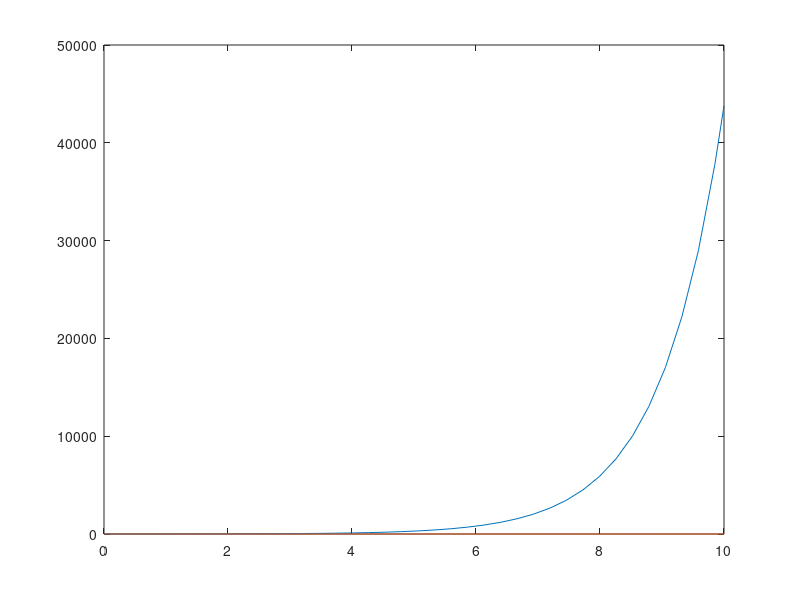
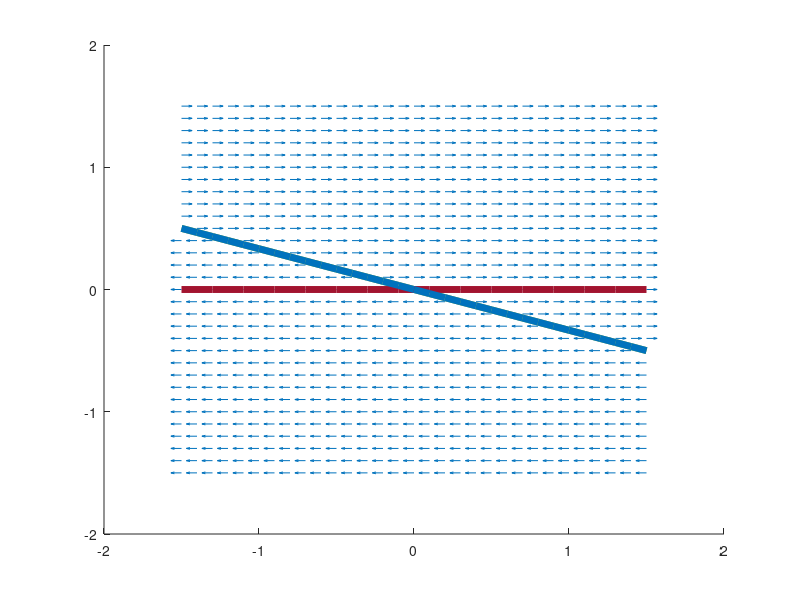

Write MATLAB code to recreate these figures, in order. (Note: this script raises an error after producing the figures.)
%A = [-5 -3; 1 -1];
%A = [1 3; 3 1];
%A = [1 1; 1 1];
A = [1 3; 0 0];

function [t,x] = system_simulation(A, init)
    ode_sys = @(t,x) [A(1,1)*x(1)+A(1,2)*x(2);A(2,1)*x(1)+A(2,2)*x(2)]; # Définition système
    %[t,x] = ode23 (ode_sys, [0, 10], [2, 0]); # Résolution système
    [t,x] = ode23 (ode_sys, [0, 10], init); # Résolution système
endfunction

%[t,x] = system_simulation(A);
[t,x] = system_simulation(A, [2, 0]);
figure(1)
plot(t,x)

# 2. Dessiner les droites correspondants aux vecteurs propres et le sense des trajectoires associés
function [eigenline_1,eigenline_2,V] = compute_eigenlines(A,line_range)
    [V,L] = eig(A);
    eigenline_1 = (V(2,1)/V(1,1)) * line_range;
    eigenline_2 = (V(2,2)/V(1,2)) * line_range;
endfunction

%function [line_range,eigenline_1,eigenline_2] = plot_eigenlines(A)
%    line_range = -1.5:.1:1.5;
%    [eigenline_1,eigenline_2,V] = compute_eigenlines(A,line_range);
%    figure(2)
%    hold on;
%    plot(line_range,eigenline_1,"linewidth",10);
%    plot(line_range,eigenline_2,"linewidth",10);
%    quiver([0;0],[0;0],V(1,:),V(2,:),"linewidth",10,"color","k");
%    legend("v_1","v_2","location","south");
%endfunction

%[line_range,eigenline_1,eigenline_2] = plot_eigenlines(A);

# 3. Calculer les isoclines
function [isocline_1,isocline_2] = compute_isoclines(A,line_range)
    isocline_1 = -(A(1,1)/A(1,2)) * line_range;
    isocline_2 = -(A(2,1)/A(2,2)) * line_range;
endfunction

%function [line_range,isocline_1,isocline_2] = plot_isoclines(A)
%    line_range = -1.5:.1:1.5;
%    [isocline_1,isocline_2] = compute_isoclines(A,line_range);
%    figure(2)
%    hold on;
%    plot(line_range,isocline_1,"linewidth",5);
%    plot(line_range,isocline_2,"linewidth",5);
%    legend("isocline_1","isocline_2","location","south");
%endfunction

%[line_range,isocline_1,isocline_2] = plot_isoclines(A);

# 4. Portrait de phase complet
function [x1,x2,x1p,x2p] = plot_portrait_phase_complete(A)
    #grid for plotting
    x1range=-1.5:.1:1.5;
    x2range=-1.5:.1:1.5;
    [x1,x2] = meshgrid(x1range, x2range);


    # Define the system to plot (based on matrix A)
    x1p = A(1,1)*x1+A(1,2)*x2;
    x2p = A(2,1)*x1+A(2,2)*x2;

    #Normalize values for plotting
    norms=sqrt(x1p.^2+x2p.^2);
    
    figure(2)
    [eigenline_1,eigenline_2,V] = compute_eigenlines(A,x1range);
    [isocline_1,isocline_2] = compute_isoclines(A,x1range);
    
    # Vector field plot
    hold on;
    quiver(x1,x2,x1p./norms,x2p./norms,0.5);
    # Isoclines
    plot(x1range,isocline_1,"linewidth",5);
    plot(x1range,isocline_2,"linewidth",5);
    # Vecteurs propres
    plot(x1range,eigenline_1,"linewidth",5);
    plot(x1range,eigenline_2,"linewidth",5);
    quiver([0;0],[0;0],V(1,:),V(2,:),"linewidth",10,"color","k");
    legend("field","v_1","v_2","isocline_1","isocline_2","location","south","orientation", "horizontal");
    
endfunction

[x1,x2,x1p,x2p] = plot_portrait_phase_complete(A);
